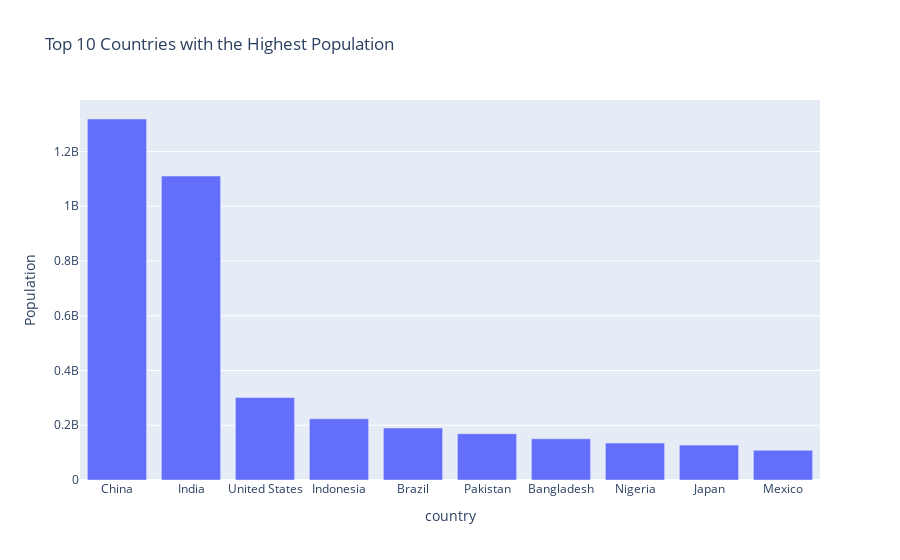

The notebook cell saved with this chart:
### Markdown cell above
## **Top 10 Countries with the Highest Population**
Below is a bar chart representation of the top 10 countries with the highest population

### Code cell
top_10_countries = df.groupby('country')['pop'].max().nlargest(10)
fig2 = px.bar(top_10_countries, x=top_10_countries.index, y=top_10_countries.values, labels={'x': 'Country', 'y': 'Population'}, title='Top 10 Countries with the Highest Population')
fig2.show()

### Figure 1 — Plotly figure (JSON) as saved in the notebook; plotly's stock layout.template omitted (floating-point values rounded to 4 significant figures)
{"data": [{"alignmentgroup": "True", "hovertemplate": "country=%{x}<br>Population=%{y}<extra></extra>", "legendgroup": "", "marker": {"color": "#636efa", "pattern": {"shape": ""}}, "name": "", "offsetgroup": "", "orientation": "v", "showlegend": false, "textposition": "auto", "type": "bar", "x": ["China", "India", "United States", "Indonesia", "Brazil", "Pakistan", "Bangladesh", "Nigeria", "Japan", "Mexico"], "xaxis": "x", "y": [1318683096, 1110396331, 301139947, 223547000, 190010647, 169270617, 150448339, 135031164, 127467972, 108700891], "yaxis": "y"}], "layout": {"barmode": "relative", "legend": {"tracegroupgap": 0}, "title": {"text": "Top 10 Countries with the Highest Population"}, "xaxis": {"anchor": "y", "domain": [0, 1], "title": {"text": "country"}}, "yaxis": {"anchor": "x", "domain": [0, 1], "title": {"text": "Population"}}}}
